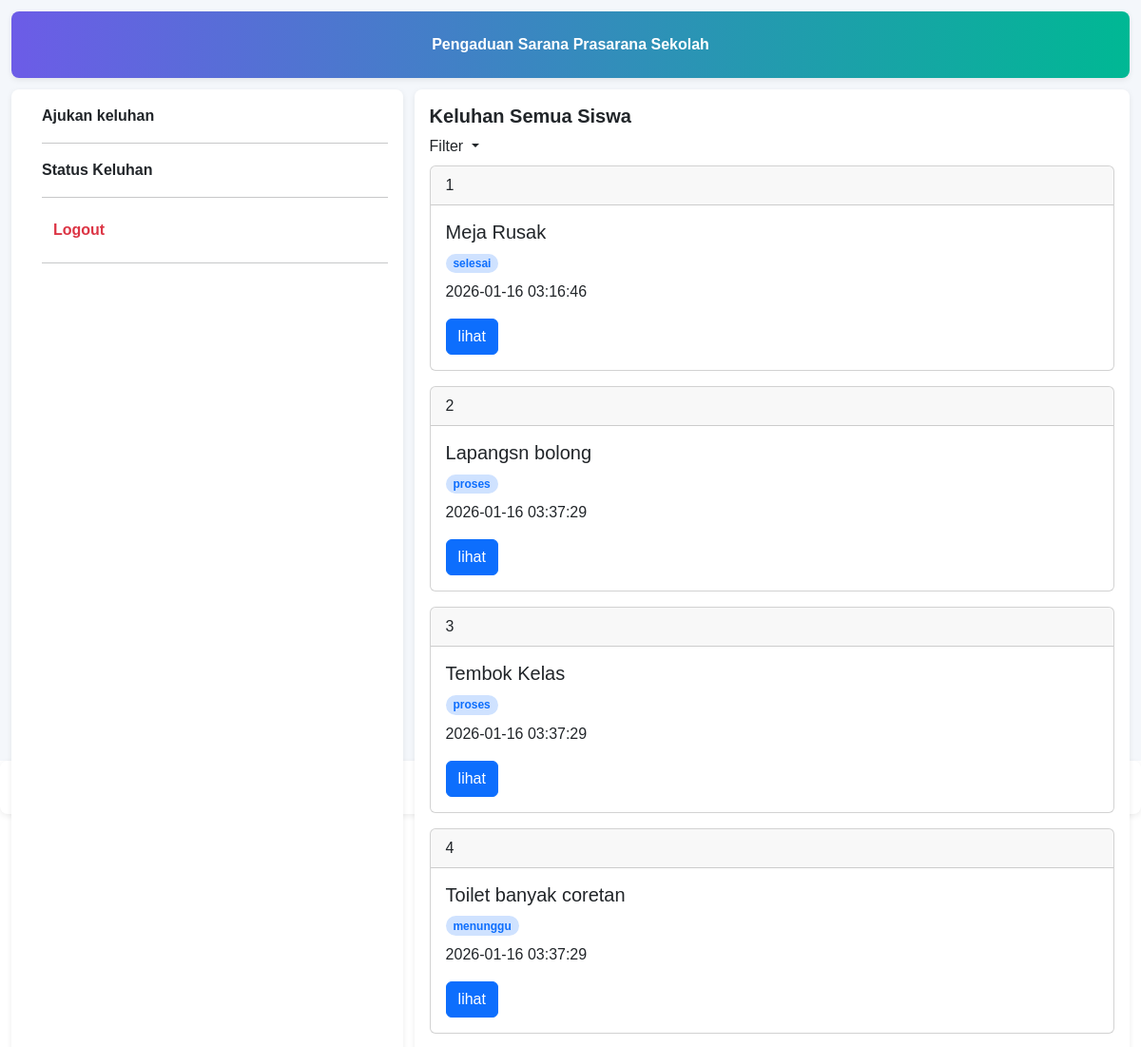
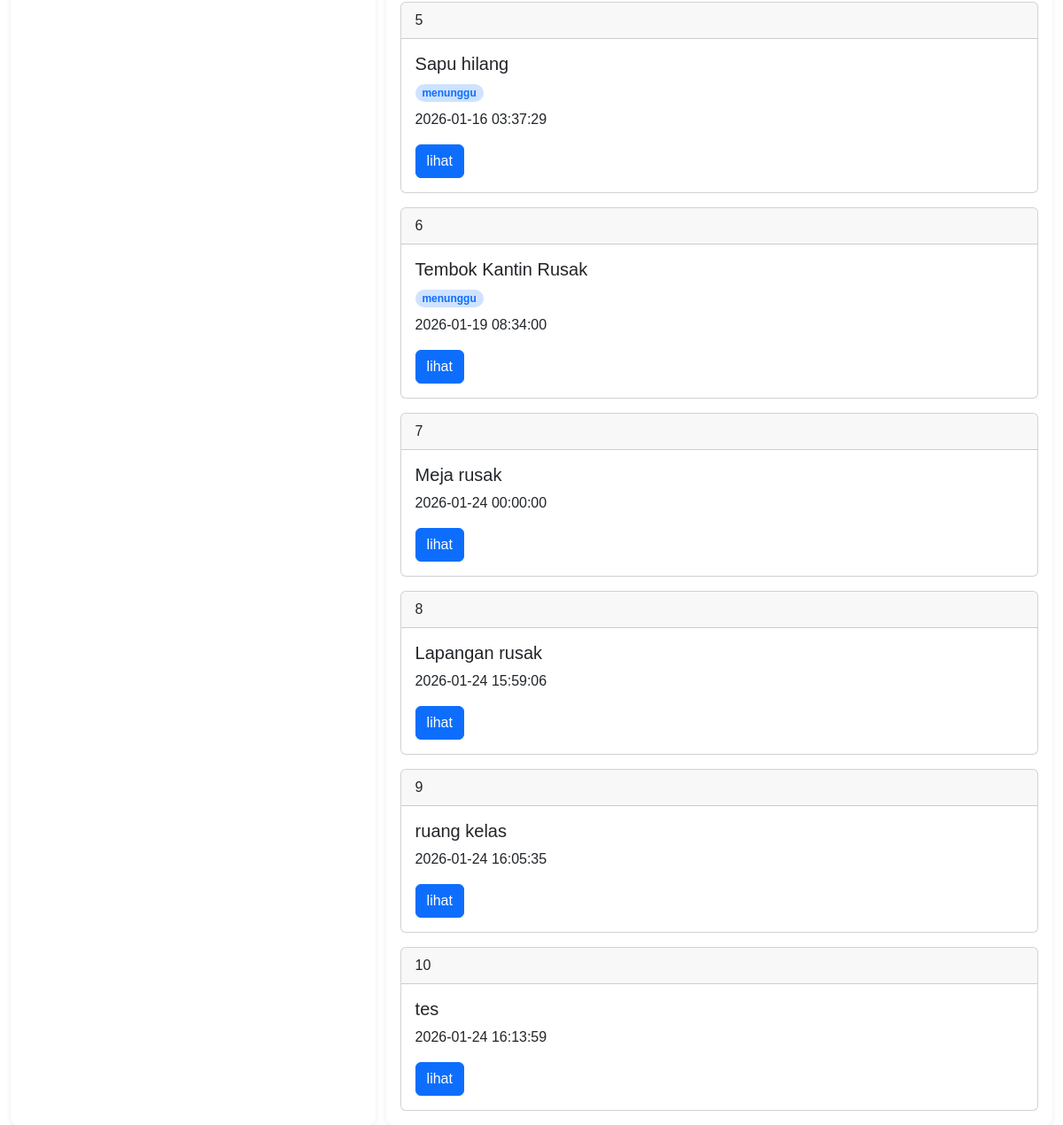
The page /app/Views/v_home_siswa.php (signed in) on the database its author committed (2 pictures, top to bottom).
### tables this page shows
CREATE TABLE `progres_aspirasi` (
  `id_progres` int NOT NULL,
  `id_aspirasi` int NOT NULL,
  `tanggal_update` datetime NOT NULL,
  `id_admin` int NOT NULL,
  `umpan_balik` text NOT NULL,
  `status` enum('menunggu','proses','selesai','') NOT NULL DEFAULT 'menunggu'
);

CREATE TABLE `aspirasi` (
  `id_aspirasi` int NOT NULL,
  `id_kategori` int NOT NULL,
  `id_siswa` int NOT NULL,
  `tanggal_lapor` datetime NOT NULL DEFAULT CURRENT_TIMESTAMP,
  `lokasi` varchar(50) NOT NULL,
  `ket_aspirasi` text NOT NULL,
  `judul_aspirasi` varchar(50) NOT NULL
);

### app/Controllers/c_data.php (called while the page is built)
<?php
include_once '../Models/m_aspirasi.php';
$aspirasi = new m_aspirasi();
if (isset($_GET['id'])) {
    $id = $_GET['id'];
    $aspirasi_ = $aspirasi->tampil_data_by_id($id);
    if (!$aspirasi_) {
        die('Data tidak ditemukan');
    }
    include_once '../Views/v_detail_aspirasi.php';
    exit;
} else {
    $aspirasis = $aspirasi->tampil_data();
    include_once '../Views/v_home_siswa.php';
}

### app/Models/m_koneksi.php (called while the page is built, shortened)
<?php
class m_koneksi{
    private $host = "localhost",
            $username = "root",
            $password = "",
            $db = "pengaduan_sarana_sekolah";
    function __construct()
    {
       $this->koneksi =
        mysqli_connect(
            $this->host,
            $this->username,
            $this->password,
            $this->db
        );
        if ($this->koneksi) {
            return $this->koneksi;
        }else{
            die("Koneksi ke database gagal !" . mysqli_connect_error());
        }
    }
}
?>

### app/Models/m_aspirasi.php (called while the page is built, shortened)
<?php
include_once 'm_koneksi.php';
class m_aspirasi
{
    function tampil_data()
    {
        $koneksi = new m_koneksi();
        $sql = "SELECT
                aspirasi.id_aspirasi,
                aspirasi.judul_aspirasi,
                aspirasi.tanggal_lapor,
                progres_aspirasi.status
                FROM aspirasi
                LEFT JOIN progres_aspirasi
                ON aspirasi.id_aspirasi = progres_aspirasi.id_aspirasi";
        $query = mysqli_query($koneksi->koneksi, $sql);
        if ($query->num_rows > 0) {
            while ($data = mysqli_fetch_object($query)) {
                $result[] = $data;
            }
            return $result;
        }
    }
}

### app/Views/v_home_siswa.php (the view, shortened to what this page needs)
<?php
include_once '../Controllers/c_data.php';
?>
<!DOCTYPE html>
<html lang="en">
<head>
    <link href="https://cdn.jsdelivr.net/npm/bootstrap@5.3.8/dist/css/bootstrap.min.css" rel="stylesheet">
    <link rel="stylesheet" href="../../Assets/dashboard.css">
    <link rel="stylesheet" href="https://cdn.jsdelivr.net/gh/hanzcode1/MyAlert@main/style.css">
    <link rel="stylesheet"
        href="https://cdnjs.cloudflare.com/ajax/libs/font-awesome/6.5.1/css/all.min.css">
</head>
<body style="font-family: Arial, Helvetica, sans-serif;">
    <div class="container" style="max-width: 100%;">
        <header class="item header">Pengaduan Sarana Prasarana Sekolah</header>
        <aside class="item sidebar ">
            <ul>
                <a href="v_aspirasi.php" class="text-decoration-none fw-bold text-dark">Ajukan keluhan</a><br>
                <hr>
                <a href="" class="text-decoration-none fw-bold text-dark">Status Keluhan</a><br>
                <hr>
                <form action="../Controllers/c_logout.php" method="post">
                    <a href="../Views/v_logout.php" class=" text-decoration-none btn bg-white border-0 text-danger fw-bold bg-light">Logout</a><br>
                </form>
                <hr>
            </ul>
        </aside>
        <main class="item main">
            <h5 class="fw-bold">Keluhan Semua Siswa</h5>
            <li class="nav-item dropdown list-unstyled">
                <a class="nav-link dropdown-toggle mb-2" href="#" role="button" data-bs-toggle="dropdown" aria-expanded="false">
                    Filter
                </a>
            </li>
            <div class="d-flex flex-column gap-3">
                <div class="d-flex flex-column gap-3">
                    <?php $no = 1;
                    foreach ($aspirasis as $data): ?>
                        <div class="card">
                            <div class='card-header'>
                                <?= $no++ ?>
                            </div>
                            <div class="card-body">
                                <h5 class="card-title"><?= $data->judul_aspirasi ?></h5>
                                <p class="card-text badge rounded-pill bg-primary-subtle text-primary mb-2"><?= $data->status ?></p>
                                <p class="card-text"><?= $data->tanggal_lapor ?></p>
                                <a href="../Controllers/c_data.php?id=<?= $data->id_aspirasi ?>" class="btn btn-primary">lihat</a>
                            </div>
                        </div>
                    <?php endforeach; ?>
                </div>
            </div>
    </div>
    <footer class="item footer">
    </footer>
</body>
</html>

### Assets/dashboard.css (style rules this page uses)
* { box-sizing: border-box; margin: 0; padding: 0; }
.container { display: grid; height: 100vh; gap: 12px; padding: 12px; grid-template: "header header" 70px "sidebar main" 1fr "footer footer" 60px / 35% 1fr; background: #f4f7fb; width: 100; }
.item { background: #fff; padding: 16px; border-radius: 8px; box-shadow: 0 2px 6px rgba(0, 0, 0, 0.08); }
.header { grid-area: header; background: linear-gradient(90deg, #6c5ce7, #00b894); color: #fff; font-weight: 700; display: flex; align-items: center; justify-content: center; }
.sidebar { grid-area: sidebar; padding-left: 0px; }
.main { grid-area: main; min-width: 100px; }
.footer { grid-area: footer; text-align: center; color: #333; display: flex; align-items: center; justify-content: center; }

### rows shown on the page
progres_aspirasi: id_aspirasi.judul_aspirasi "Meja Rusak", status "selesai", id_aspirasi.tanggal_lapor "2026-01-16 03:16:46"
progres_aspirasi: id_aspirasi.judul_aspirasi "Lapangsn bolong", status "proses", id_aspirasi.tanggal_lapor "2026-01-16 03:37:29"
progres_aspirasi: id_aspirasi.judul_aspirasi "Tembok Kelas", status "proses", id_aspirasi.tanggal_lapor "2026-01-16 03:37:29"
progres_aspirasi: id_aspirasi.judul_aspirasi "Toilet banyak coretan", status "menunggu", id_aspirasi.tanggal_lapor "2026-01-16 03:37:29"
progres_aspirasi: id_aspirasi.judul_aspirasi "Sapu hilang", status "menunggu", id_aspirasi.tanggal_lapor "2026-01-16 03:37:29"
progres_aspirasi: id_aspirasi.judul_aspirasi "Tembok Kantin Rusak", status "menunggu", id_aspirasi.tanggal_lapor "2026-01-19 08:34:00"
aspirasi: judul_aspirasi "Meja rusak", tanggal_lapor "2026-01-24 00:00:00"
aspirasi: judul_aspirasi "Lapangan rusak", tanggal_lapor "2026-01-24 15:59:06"
aspirasi: judul_aspirasi "ruang kelas", tanggal_lapor "2026-01-24 16:05:35"
aspirasi: judul_aspirasi "tes", tanggal_lapor "2026-01-24 16:13:59"
